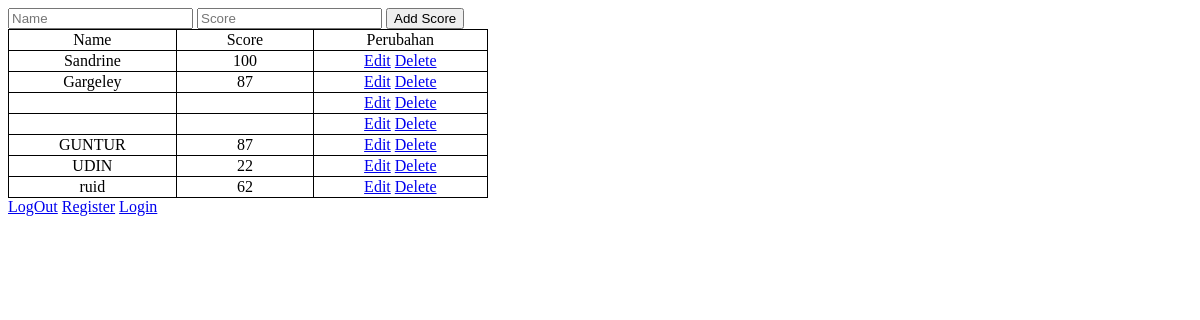
/, run on an earlier commit of the app's database.
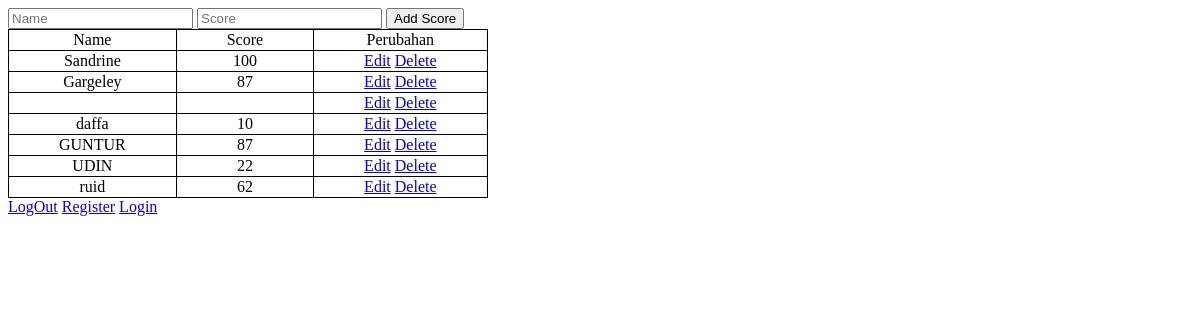
And on a later commit of the database.
### tables this page shows
CREATE TABLE "score" (
	"id"	INTEGER NOT NULL,
	"name"	TEXT NOT NULL,
	"score"	INTEGER NOT NULL,
	PRIMARY KEY("id" AUTOINCREMENT)
);

### app.py (the view)
@app.route("/", methods=["GET", "POST"])
def index():
    if  request.method == "POST":
      name = request.form.get("name")
      score = request.form.get("score")
      db.execute("INSERT INTO score (name,score) VALUES(?,?)",name,score )
      return redirect("/")
    else:
      score = db.execute("SELECT * FROM score")
    return render_template("index.html", score=score)

### templates/index.html (shortened to what this page needs)
<!DOCTYPE html>
<html lang="en">
<head>
</head>
<body>
    <form action="/" method="POST">
        <input name="name" placeholder="Name" type="text">
        <input name="score" placeholder="Score" type="number">
        <input type="submit" value="Add Score">
    </form>
    <table>
    <tr>
        <td>Name</td>
        <td>Score</td>
        <td>Perubahan</td>
    </tr>
       {% for score in score %}
        <tr>
            <td>{{ score.name}}</td>
            <td>{{score.score}}</td>
            <td>
                <a href="/edit/{{score['id']}}">Edit</a>
                <a href="/delete/{{score['id']}}" onclick="return confirm ('Apakah Anda Yakin Akan Menghapus?');">Delete</a>
            </td>
        </tr>
        {% endfor %}
    </table>
    <a href="/logout">LogOut</a>
    <a href="/register">Register</a>
    <a href="/login">Login</a>
</body>
</html>

What changed in the data, as far as the page shows it:
changed score: name (not shown) → "daffa"; score (not shown) → "10"
